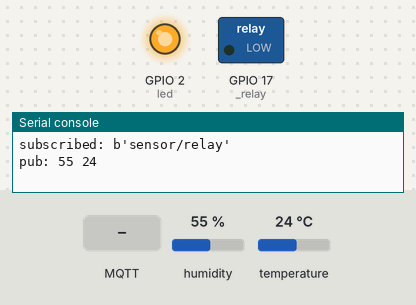
The program below on a simulated ESP32 board running MicroPython. Parts: switched loads named in the program (green lamp = pin HIGH), output pins drawn as LEDs (lit = HIGH), the last lines printed to the serial console. The test bench sets the inputs (shaded band); at power-on: humidity 55 %, temperature 24 °C. WiFi joins after 1.5 s; no MQTT or app messages arrive unless stated; the clock reads 2024-03-15 10:24:30 at power-on unless the program sets it.

Above: at 3.3 s.
3.4 s: MQTT message "H" arrives on the first subscribed topic
At 4.2 s:
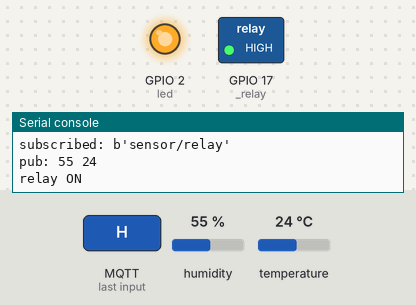
4.9 s: MQTT message "L" arrives on the first subscribed topic
At 5.5 s:
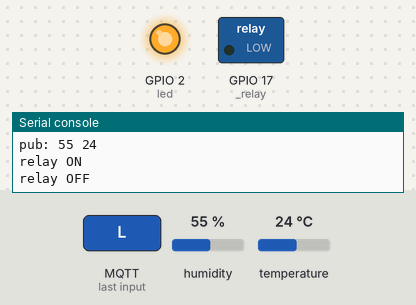
Timing chart, 0 to 7.9 s (numbered marks = the images above; inputs shaded):
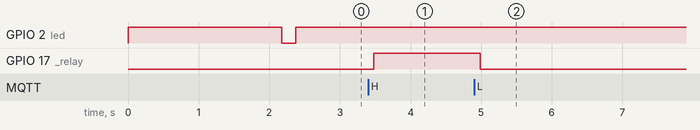

The program:

mqtt_ctrl.py
```python
# MQTT 訂閱 + 繼電器控制
# 對應原始：mqtt/ctl-r104（bash mosquitto_sub + GPIO → Python MicroPython）
# 訂閱 topic_relay，收到 'H' → 繼電器開，'L' → 繼電器關
# 同時持續發布 DHT11 溫濕度到 topic_dht

import dht
import time
from machine import Pin
from umqtt.simple import MQTTClient

import relay
from ntp_clock import connect_wifi

WIFI_SSID     = 'your_ssid'
WIFI_PASSWORD = 'your_password'

MQTT_BROKER   = '192.168.1.100'
MQTT_PORT     = 1883
MQTT_CLIENT   = 'esp32-ctrl'
TOPIC_DHT     = b'sensor/dht'
TOPIC_RELAY   = b'sensor/relay'

DHT_PIN = 15
dht11 = dht.DHT11(Pin(DHT_PIN))
led = Pin(2, Pin.OUT)
led.value(1)


def on_message(topic, msg):
    cmd = msg.decode().strip()
    if cmd == 'H':
        relay.on()
        print('relay ON')
    elif cmd == 'L':
        relay.off()
        print('relay OFF')


def main():
    connect_wifi(WIFI_SSID, WIFI_PASSWORD)

    client = MQTTClient(MQTT_CLIENT, MQTT_BROKER, port=MQTT_PORT)
    client.set_callback(on_message)
    client.connect()
    client.subscribe(TOPIC_RELAY)
    print('subscribed:', TOPIC_RELAY)

    last_pub = 0
    while True:
        client.check_msg()
        now = time.time()
        if now - last_pub >= 20:
            try:
                dht11.measure()
                msg = '{} {}'.format(dht11.humidity(), dht11.temperature())
                client.publish(TOPIC_DHT, msg)
                print('pub:', msg)
                led.value(0)
                time.sleep_ms(200)
                led.value(1)
            except OSError as e:
                print('DHT error:', e)
            last_pub = now
        time.sleep_ms(100)


if __name__ == '__main__':
    main()
```

relay.py
```python
# 繼電器控制模組
# 對應原始：myI2C.py 的 dev_On() / dev_Off()（RPi GPIO 17 → ESP32 machine.Pin）
# HW-482 繼電器接線：S → ESP32 GPIO(RELAY_PIN)，+ → 5V，- → GND

from machine import Pin

RELAY_PIN = 17

_relay = Pin(RELAY_PIN, Pin.OUT)
_relay.value(0)


def on():
    _relay.value(1)


def off():
    _relay.value(0)


def state():
    return _relay.value()
```

ntp_clock.py
```python
import network
import ntptime
import time

UTC_OFFSET = 8 * 3600  # UTC+8 台灣


def connect_wifi(ssid, password, timeout=20):
    wlan = network.WLAN(network.STA_IF)
    wlan.active(True)
    if wlan.isconnected():
        return wlan
    wlan.connect(ssid, password)
    for _ in range(timeout):
        if wlan.isconnected():
            print('WiFi connected:', wlan.ifconfig())
            return wlan
        time.sleep(1)
    raise RuntimeError('WiFi connect timeout')


def sync_ntp():
    ntptime.settime()
    print('NTP synced (UTC)')


def localtime():
    t = time.time() + UTC_OFFSET
    return time.localtime(t)


def time_str():
    lt = localtime()
    return '{:04d}-{:02d}-{:02d} {:02d}:{:02d}:{:02d}'.format(*lt[:6])
```

Measured:
- after the input at 3.4 s, GPIO 17 (_relay): LOW → HIGH after 0.08 s
- after the input at 4.9 s, GPIO 17 (_relay): HIGH → LOW after 0.08 s
